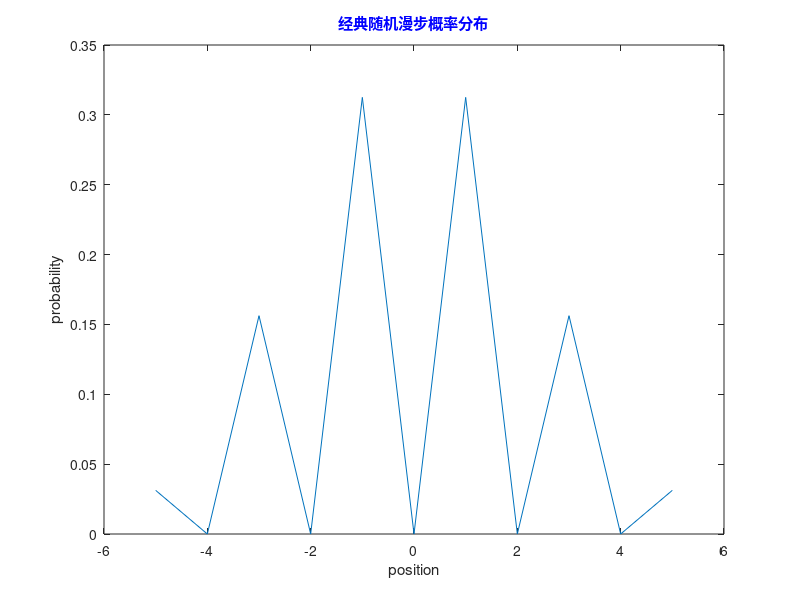

The MATLAB source for this figure:
close all;clear;clc
a = input('请输入游走步数：');
x = -a:1:a;
X = 2*a+1;
st = a+1;
P = zeros(1,X);
P(1,st) = 1;%从中点开始出发，概率为一，
Position(st)=1;
while a
    loc = find(Position);%确定粒子当前可能位置
    for i=1:length(loc)
        temp=loc(i);%对每个概率位置迭代
        if(temp == 1)
            break;
        end
        P(1,temp-1) = P(1,temp-1) + P(1,temp)/2;
        P(1,temp+1) = P(1,temp+1) + P(1,temp)/2;
        P(1,temp) = 0;
        Position(1,temp-1)=1;
        Position(1,temp+1)=1;
        Position(1,temp)=0;
    end  
        a=a-1;
end
figure(1)
plot(x,P);
xlabel('position');
ylabel('probability');
title('经典随机漫步概率分布','color','blue');